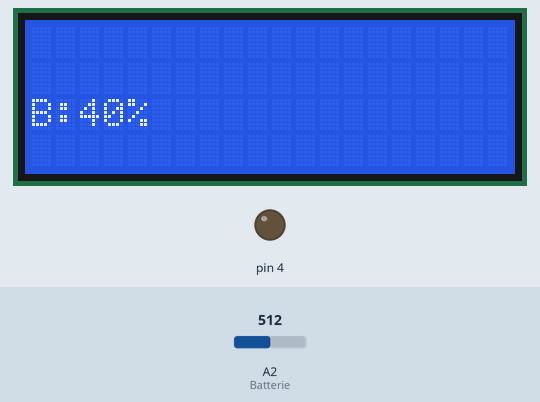
Simulated run of this sketch. Board: Arduino Uno, built with avr-gcc and run on an emulated ATmega328P. Shown: 20×4 character LCD, output pins drawn as LEDs (lit = HIGH). The inputs (shaded band) are chosen by the test bench; at power-on: A2 (Batterie) = 512.

Above: at 1.2 s.
1.3 s: A2 (Batterie) set to 716
At 3.2 s:
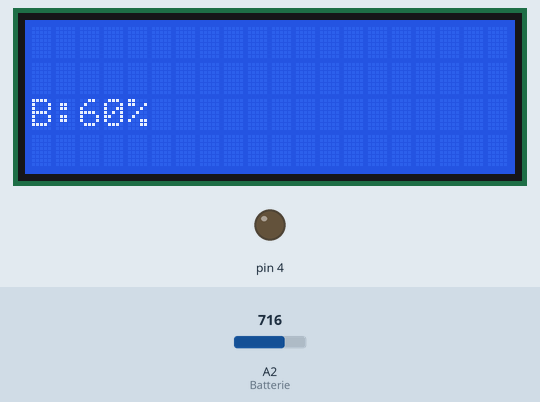
3.5 s: A2 (Batterie) set to 900
5.5 s: A2 (Batterie) set to 1023
At 6.4 s:
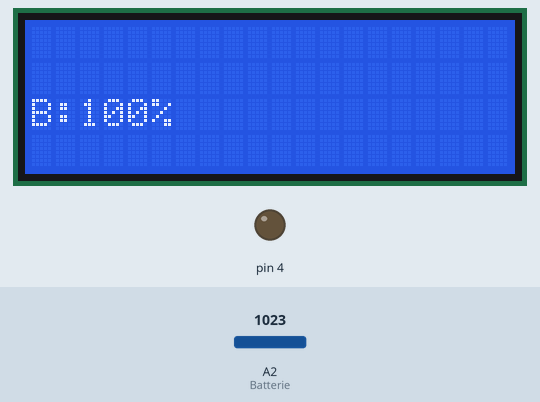
7.6 s: A2 (Batterie) set to 219
At 8.4 s:
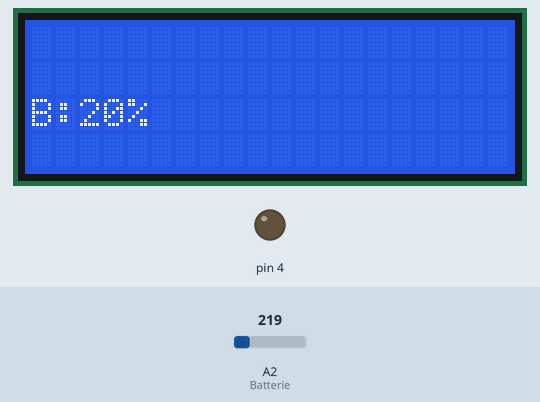
9.6 s: A2 (Batterie) set to 194
At 10.4 s:
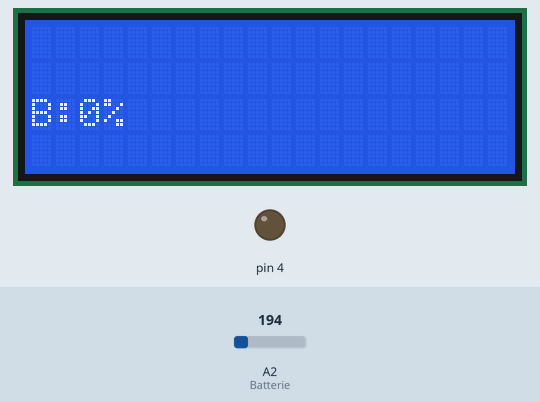
Timing chart, 0 to 12.6 s (numbered marks = the images above; inputs shaded):
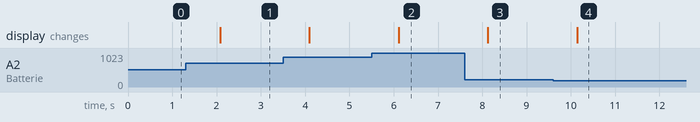

The sketch:

Code_Batterie.ino
```cpp
#include <LiquidCrystal_I2C.h>

LiquidCrystal_I2C lcd(0x27, 20, 4);  // Adresse I2C de l'afficheur LCD 20x4
#define alarme 2
#define Batterie A2


void setup() {
  pinMode(4, OUTPUT);

  lcd.init(); // Initialiser l'afficheur LCD
  lcd.backlight(); // Activer le retroeclairage (si disponible)
}

void loop() {
 int B = analogRead(Batterie);
 int voltage = (5.0 * B) / 1023.0;
int  pourcentage = (voltage / 5.0) * 100;
  lcd.setCursor(0, 2); // Positionner le curseur à la troisième ligne
  lcd.print("B:");
  lcd.print(pourcentage);
  lcd.print("% ");


 if (pourcentage < 25) {
    digitalWrite(alarme, HIGH); // Activate the alarm if the percentage is less than 25
  } else {
    digitalWrite(alarme, LOW); // Deactivate the alarm otherwise
  }
  delay(1000);
}
```

Measured:
- after the input at 1.3 s, the display: changes after 0.78 s (image 1)
- after the input at 5.5 s, the display: changes after 0.61 s (image 2)
- after the input at 7.6 s, the display: changes after 0.53 s (image 3)
- after the input at 9.6 s, the display: changes after 0.54 s (image 4)
